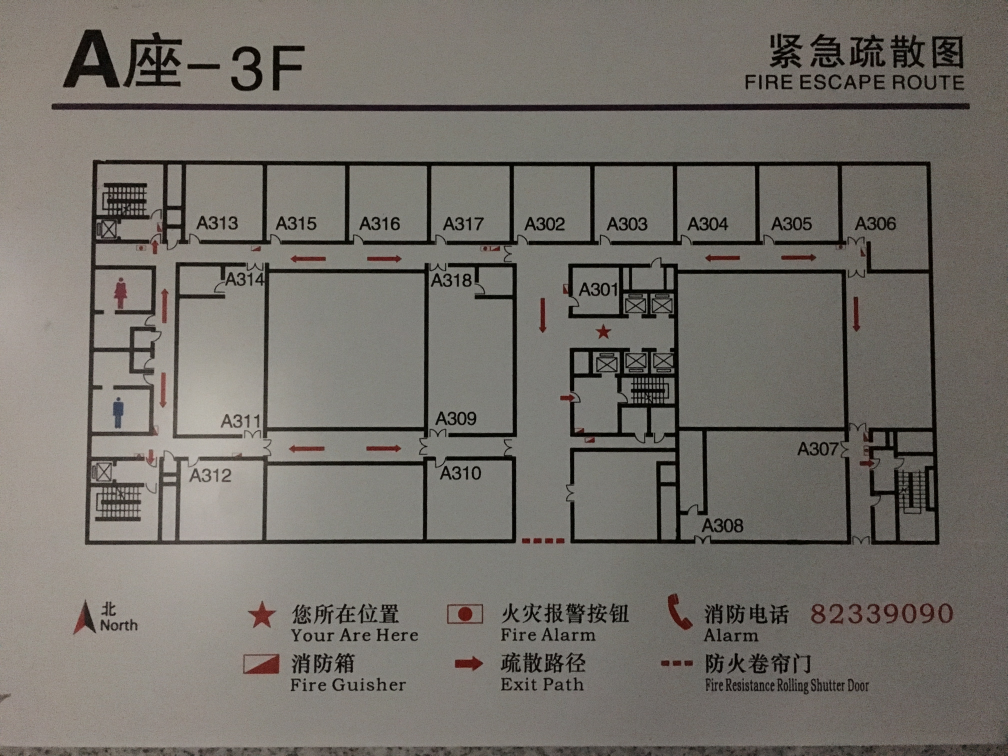
#> input picture map_deal/script/mapRecognition/pic/map.JPG, 4032 x 3024 px (shown at 1/4 size)
$ python roomPositionPreDeal.py
#> lines starting #> are read from the running program, lines starting #| are printed output that depends on the picture; after the words box and inside, x2 and y2 are one past the last pixel; in counts of white or black regions, pixels touching at a corner belong together
# -*- coding: utf-8 -*-

import cv2 as cv
import numpy as np
from matplotlib import pyplot as plt

WINDOW_NAME = "wallMap"


def deleteSmallPart(mapIn, minSize):
    # find all your connected components (white blobs in your image)
    nb_components, output, stats, centroids = cv.connectedComponentsWithStats(mapIn, connectivity=8)
    # connectedComponentswithStats yields every seperated component with information on each of them, such as size
    # the following part is just taking out the background which is also considered a component, but most of the time
    # we don't want that.
    sizes = stats[1:, -1]
    nb_components = nb_components - 1

    # minimum size of particles we want to keep (number of pixels)
    # here, it's a fixed value, but you can set it as you want, eg the mean of the sizes or whatever
    min_size = minSize

    # your answer image
    img2 = np.zeros((output.shape))
    # for every component in the image, you keep it only if it's above min_size
    for i in range(0, nb_components):
        if sizes[i] >= min_size:
            img2[output == i + 1] = 255

    return img2


def BGRto2(mapIn, blockSize = 5 , C = 10):
    im_gray = cv.cvtColor(mapIn, cv.COLOR_BGR2GRAY)

    mapOut = cv.adaptiveThreshold(im_gray, 255, cv.ADAPTIVE_THRESH_MEAN_C, cv.THRESH_BINARY, blockSize, C)
    cv.bitwise_not(mapOut, mapOut)
    return mapOut


def to2(mapIn):
    im_gray = cv.cvtColor(mapIn, cv.COLOR_BGR2GRAY)
    _, mapOut = cv.threshold(im_gray, 50, 255, cv.THRESH_BINARY)
    cv.bitwise_not(mapOut, mapOut)
    return mapOut


def binary2SLAMmap(image):
    return

def debugText():
    print ('OpenCV Version: %s' % cv.__version__)


def main():
    THRESHOLD_WAY = 0   # 0 自适应阈值化  1 直接阈值化

    debugText()

    # image = cv.imread("/home/liaoziwei/Desktop/mapRecognition/pic/humanmap_3L4th.png")
    image = cv.imread("./pic/map.JPG")
#> image is the input picture: shape (3024, 4032, 3); mean B, G, R 107.1, 113.3, 117.5

    # 缩小图像，观察是否还会出现bug
    image = cv.resize(image, (image.shape[1]/3, image.shape[0]/3))
#> image: shape (1008, 1344, 3)

    cv.imshow("origin pic[resize]", image)
    cv.waitKey()

    if THRESHOLD_WAY == 0: # 自适应阈值化
        imageThreshold = BGRto2(image, 51, 10)
#> in BGRto2, `mapOut = cv.adaptiveThreshold(im_gray, 255, cv.ADAPTIVE_THRESH_MEAN_C,..`:
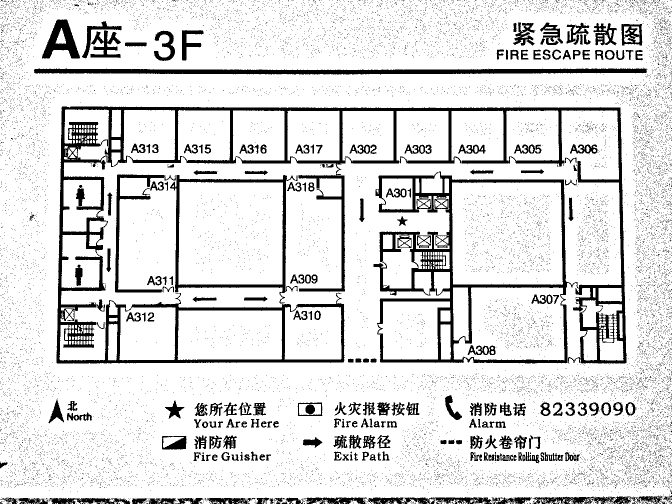
#> mapOut: shape (1008, 1344) (shown at 1/2 size); 86.8% white; 17178 black regions (16935 under 20 px), largest, box (x1, y1, x2, y2) and area: (113, 213, 1254, 727) 75148, (68, 137, 1295, 149) 10746, (340, 350, 595, 607) 5814
#> in BGRto2, `cv.bitwise_not(mapOut, mapOut)`:
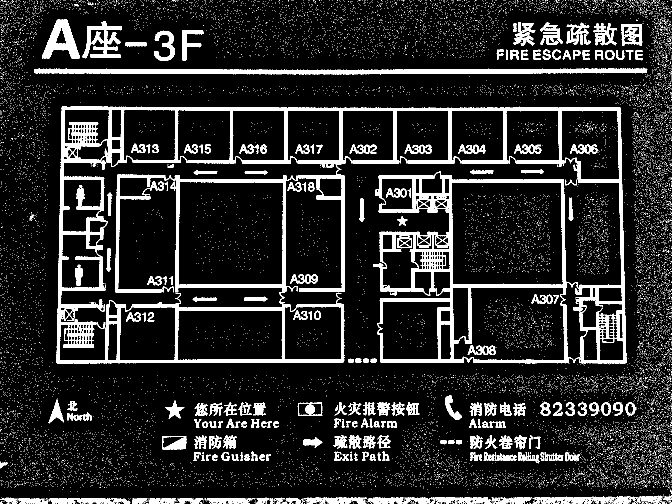
#> mapOut: shape (1008, 1344) (shown at 1/2 size); 13.2% white; 17178 white regions (16935 under 20 px), largest, box (x1, y1, x2, y2) and area: (113, 213, 1254, 727) 75148, (68, 137, 1295, 149) 10746, (340, 350, 595, 607) 5814
    else: # 直接阈值化
    # Solving Bug...
        imageThreshold = to2(image)
    # -----------
    #im_gray = cv.cvtColor(image, cv.COLOR_BGR2HSV)


    cv.imshow("imageThreshold", imageThreshold)
    cv.waitKey()
    cv.imwrite("./pic/debug/imageThreshold.jpg", imageThreshold)

    image2 = deleteSmallPart(imageThreshold, 800)
#> in deleteSmallPart, `nb_components, output, stats, centroids = cv.connectedComponentsWithSt..`:
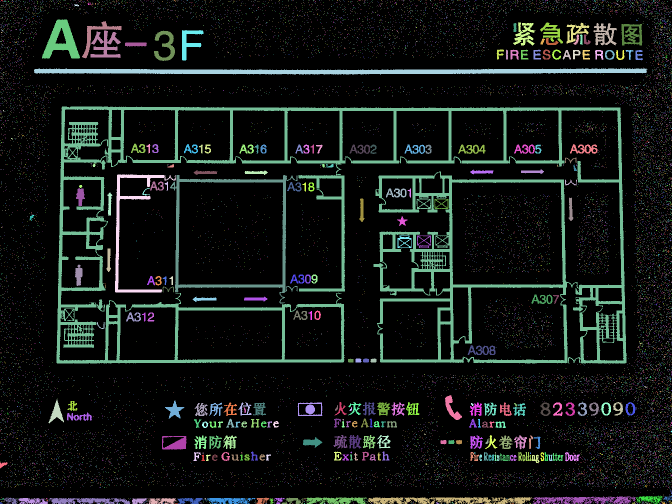
#> output: shape (1008, 1344) int32 (shown at 1/2 size); 17179 distinct labels, from 0 to 17178; one colour per label, 0 black
#> in deleteSmallPart, `nb_components, output, stats, centroids = cv.connectedComponentsWithSt..`: nb_components = 17179; centroids = 17179 pairs, first value 0 to 1343, second value 0 to 1007
#> in deleteSmallPart, `sizes = stats[1:, -1]`: sizes = 17178 values, max 75148 at index 4929, min 1 at index 3, mean 10.38
#> in deleteSmallPart, `nb_components = nb_components - 1`: nb_components = 17178
#> after the loop in deleteSmallPart, `for i in range(0, nb_components):`:
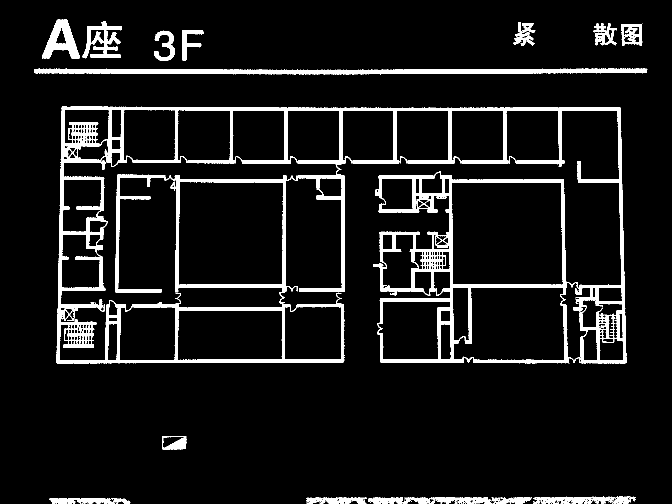
#> img2: shape (1008, 1344) float64 (shown at 1/2 size); 8.4% white; 17 white regions, largest, box (x1, y1, x2, y2) and area: (113, 213, 1254, 727) 75148, (68, 137, 1295, 149) 10746, (340, 350, 595, 607) 5814
    cv.imshow(WINDOW_NAME, image2)
    cv.imwrite("./pic/debug/image2.jpg", image2)

    image_reverse = 255 - image2
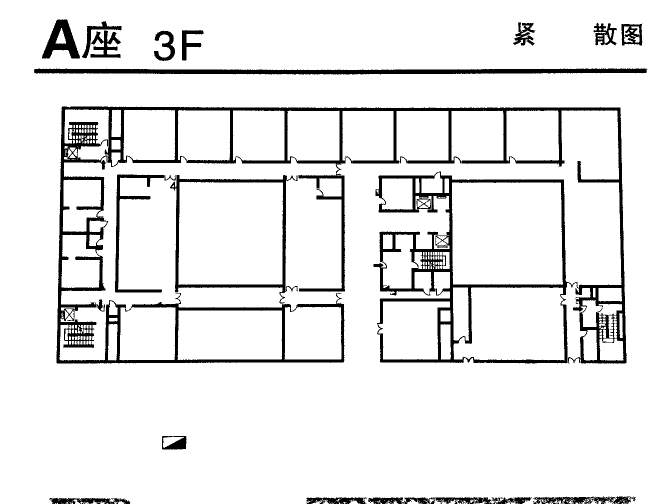
#> image_reverse: shape (1008, 1344) float64 (shown at 1/2 size); 91.6% white; 17 black regions, largest, box (x1, y1, x2, y2) and area: (113, 213, 1254, 727) 75148, (68, 137, 1295, 149) 10746, (340, 350, 595, 607) 5814
    cv.imshow("bit not", image_reverse)
    cv.imwrite("./pic/debug/bitnot.jpg", image_reverse)

    cv.waitKey()


main()
